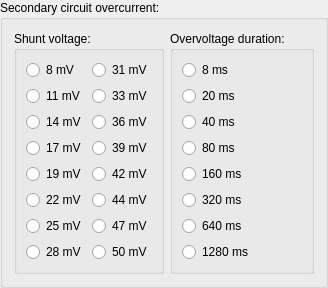
         <widget class="QGroupBox" name="groupBox_31">
          <property name="title">
           <string>Secondary circuit overcurrent:</string>
          </property>
          <layout class="QHBoxLayout" name="horizontalLayout_16">
           <item>
            <widget class="QGroupBox" name="groupBox_28">
             <property name="title">
              <string>Shunt voltage:</string>
             </property>
             <layout class="QGridLayout" name="gridLayout_3">
              <item row="0" column="0">
               <widget class="QRadioButton" name="radioButton_0x38_032100">
                <property name="text">
                 <string>8 mV</string>
                </property>
               </widget>
              </item>
              <item row="0" column="1">
               <widget class="QRadioButton" name="radioButton_0x38_032108">
                <property name="text">
                 <string>31 mV</string>
                </property>
               </widget>
              </item>
              <item row="1" column="0">
               <widget class="QRadioButton" name="radioButton_0x38_032101">
                <property name="text">
                 <string>11 mV</string>
                </property>
               </widget>
              </item>
              <item row="1" column="1">
               <widget class="QRadioButton" name="radioButton_0x38_032109">
                <property name="text">
                 <string>33 mV</string>
                </property>
               </widget>
              </item>
              <item row="2" column="0">
               <widget class="QRadioButton" name="radioButton_0x38_032102">
                <property name="text">
                 <string>14 mV</string>
                </property>
               </widget>
              </item>
              <item row="2" column="1">
               <widget class="QRadioButton" name="radioButton_0x38_03210a">
                <property name="text">
                 <string>36 mV</string>
                </property>
               </widget>
              </item>
              <item row="3" column="0">
               <widget class="QRadioButton" name="radioButton_0x38_032103">
                <property name="text">
                 <string>17 mV</string>
                </property>
               </widget>
              </item>
              <item row="3" column="1">
               <widget class="QRadioButton" name="radioButton_0x38_03210b">
                <property name="text">
                 <string>39 mV</string>
                </property>
               </widget>
              </item>
              <item row="4" column="0">
               <widget class="QRadioButton" name="radioButton_0x38_032104">
                <property name="text">
                 <string>19 mV</string>
                </property>
               </widget>
              </item>
              <item row="4" column="1">
               <widget class="QRadioButton" name="radioButton_0x38_03210c">
                <property name="text">
                 <string>42 mV</string>
                </property>
               </widget>
              </item>
              <item row="5" column="0">
               <widget class="QRadioButton" name="radioButton_0x38_032105">
                <property name="text">
                 <string>22 mV</string>
                </property>
               </widget>
              </item>
              <item row="5" column="1">
               <widget class="QRadioButton" name="radioButton_0x38_03210d">
                <property name="text">
                 <string>44 mV</string>
                </property>
               </widget>
              </item>
              <item row="6" column="0">
               <widget class="QRadioButton" name="radioButton_0x38_032106">
                <property name="text">
                 <string>25 mV</string>
                </property>
               </widget>
              </item>
              <item row="6" column="1">
               <widget class="QRadioButton" name="radioButton_0x38_03210e">
                <property name="text">
                 <string>47 mV</string>
                </property>
               </widget>
              </item>
              <item row="7" column="0">
               <widget class="QRadioButton" name="radioButton_0x38_032107">
                <property name="text">
                 <string>28 mV</string>
                </property>
               </widget>
              </item>
              <item row="7" column="1">
               <widget class="QRadioButton" name="radioButton_0x38_03210f">
                <property name="text">
                 <string>50 mV</string>
                </property>
               </widget>
              </item>
             </layout>
            </widget>
           </item>
           <item>
            <widget class="QGroupBox" name="groupBox_27">
             <property name="title">
              <string>Overvoltage duration:</string>
             </property>
             <layout class="QVBoxLayout" name="verticalLayout_46">
              <item>
               <widget class="QRadioButton" name="radioButton_0x38_06540">
                <property name="text">
                 <string>8 ms</string>
                </property>
               </widget>
              </item>
              <item>
               <widget class="QRadioButton" name="radioButton_0x38_06541">
                <property name="text">
                 <string>20 ms</string>
                </property>
               </widget>
              </item>
              <item>
               <widget class="QRadioButton" name="radioButton_0x38_06542">
                <property name="text">
                 <string>40 ms</string>
                </property>
               </widget>
              </item>
              <item>
               <widget class="QRadioButton" name="radioButton_0x38_06543">
                <property name="text">
                 <string>80 ms</string>
                </property>
               </widget>
              </item>
              <item>
               <widget class="QRadioButton" name="radioButton_0x38_06544">
                <property name="text">
                 <string>160 ms</string>
                </property>
               </widget>
              </item>
              <item>
               <widget class="QRadioButton" name="radioButton_0x38_06545">
                <property name="text">
                 <string>320 ms</string>
                </property>
               </widget>
              </item>
              <item>
               <widget class="QRadioButton" name="radioButton_0x38_06546">
                <property name="text">
                 <string>640 ms</string>
                </property>
               </widget>
              </item>
              <item>
               <widget class="QRadioButton" name="radioButton_0x38_06547">
                <property name="text">
                 <string>1280 ms</string>
                </property>
               </widget>
              </item>
             </layout>
            </widget>
           </item>
          </layout>
         </widget>
